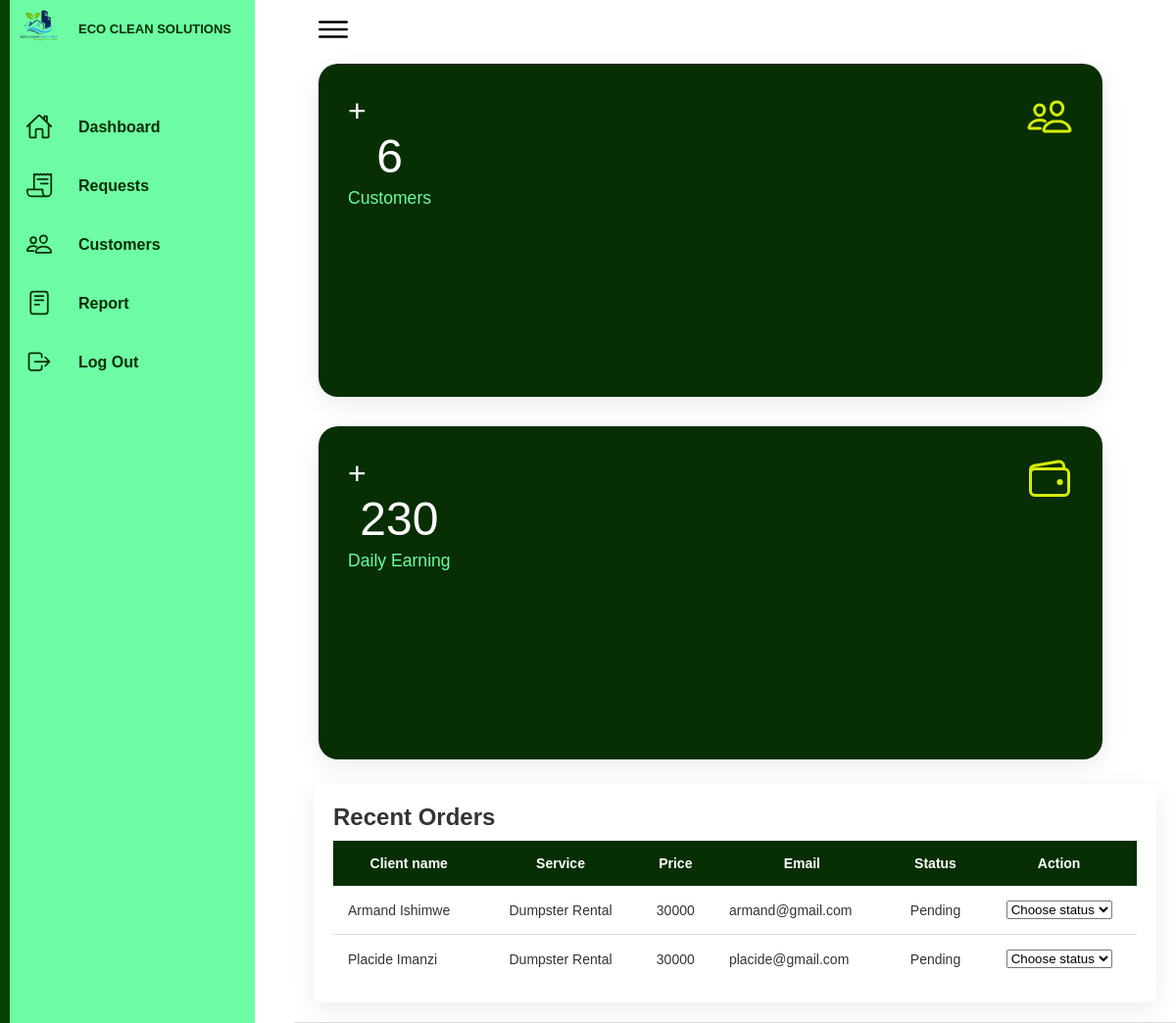
Page /admin (signed in) on the earlier database version.
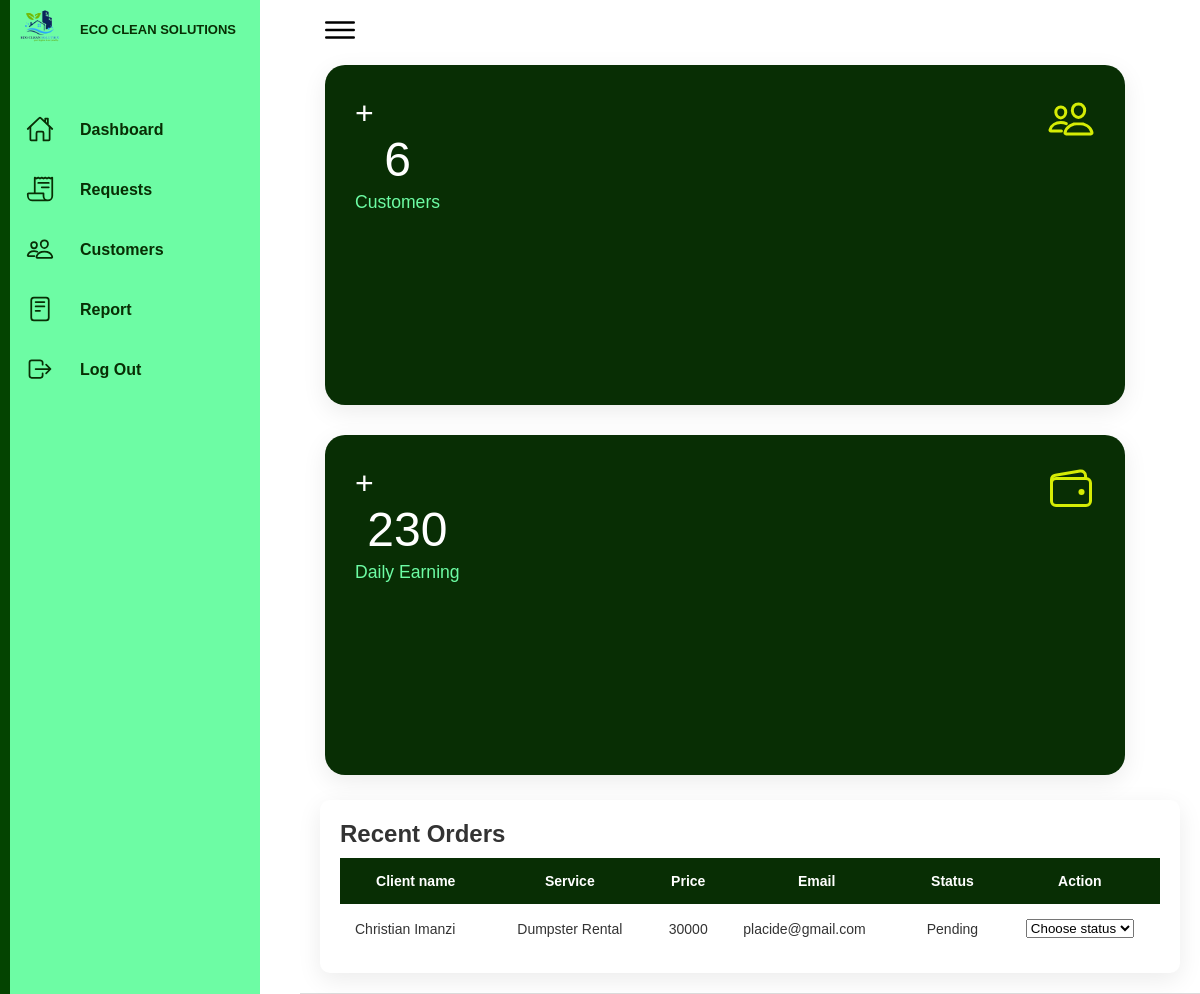
Same page on the later database version.
### EcoApp/model.py (models this page shows, shortened)
class Order(db.Model):
    id = db.Column(db.Integer, primary_key=True)
    user_id = db.Column(db.Integer, db.ForeignKey('users.id'), nullable=False)
    timestamp = db.Column(db.DateTime, nullable=False, default=datetime.utcnow)
    scheduled_date = db.Column(db.Date, nullable=False)  # New column for scheduled date
    status = db.Column(db.String(20), nullable=False, default='Pending')  # Default status to 'Pending'
    order_services = db.relationship('OrderServices', backref='order', lazy=True)

class Users(db.Model, UserMixin):
    id = db.Column(db.Integer, primary_key=True)
    first_name = db.Column(db.String(20), nullable=False)
    last_name = db.Column(db.String(20), nullable=False)
    email = db.Column(db.String(40), nullable=False, unique=True)
    district = db.Column(db.String(20), nullable=False)
    sector = db.Column(db.String(20), nullable=False)
    village = db.Column(db.String(20), nullable=False)
    street = db.Column(db.String(20), nullable=True)
    password = db.Column(db.String(200), nullable=False)  # Increased length for hashed password
    cell = db.Column(db.String(20), nullable=False)
    is_admin = db.Column(db.Boolean, default=False)
    orders = db.relationship('Order', backref='user', lazy=True)

class Services(db.Model):
    id = db.Column(db.Integer, primary_key=True)
    service_name = db.Column(db.String(50), nullable=False, unique=True)
    price = db.Column(db.Integer, nullable=False)
    order_services = db.relationship('OrderServices', backref='service', lazy=True)

### EcoApp/routes.py (the view)
@app.route("/admin")
@login_required
def admin():
    if not current_user.is_authenticated or not current_user.is_admin:
        abort(403)
    users = Users.query.filter(Users.email != "admin@gmail.com").all()
    ordersReq = Order.query.filter_by(status="Pending").all()
    usersNumber = len(users)
    ordersReqNumber = len(ordersReq)
    return render_template("admin-dash.html", number=usersNumber, reqnumber=ordersReqNumber, ordersReq=ordersReq)

### EcoApp/model.py (called while the page is built)
@login_manager.user_loader
def load_user(user_id):
    return Users.query.get(int(user_id))

### EcoApp/templates/admin-dash.html (shortened to what this page needs)
<!DOCTYPE html>
<html lang="en">
  <head>
    <link rel="stylesheet" href="../static/admin-dash.css" />
  </head>
  <body>
    <div class="container">
      <div class="navigation">
        <ul>
          <li>
            <a href="#dashboard">
              <img class="icon" src="../images/logo.png" alt="" />
              <span class="topup">ECO CLEAN SOLUTIONS</span>
            </a>
          </li>
          <li>
            <a href="{{ url_for('admin') }}">
              <span class="icon">
                <ion-icon name="home-outline"></ion-icon>
              </span>
              <span class="title">Dashboard</span>
            </a>
          </li>
          <li>
            <a href="{{ url_for('admin') }}">
              <span class="icon">
                <ion-icon name="receipt-outline"></ion-icon>
              </span>
              <span class="title">Requests</span>
            </a>
          </li>
          <li>
            <a href="{{ url_for('customers') }}">
              <span class="icon">
                <ion-icon name="people-outline"></ion-icon>
              </span>
              <span class="title">Customers</span>
            </a>
          </li>
          <li>
            <a href="{{ url_for('report') }}">
              <span class="icon">
                <ion-icon name="reader-outline"></ion-icon>
              </span>
              <span class="title">Report</span>
            </a>
          </li>
          <li>
            <a href="{{ url_for('logout') }}" class="logout">
              <span class="icon">
                <ion-icon name="log-out-outline"></ion-icon>
              </span>
              <span class="title">Log Out</span>
            </a>
          </li>
        </ul>
      </div>
      <div class="main">
        <div class="topbar">
          <div class="toggle">
            <ion-icon name="menu-outline"></ion-icon>
          </div>
        </div>
        <div class="cardBox" id="dashboard">
          <div class="card">
            <div>
              <div class="sign">+</div>
              <div class="counter" data-target="{{ number }}"></div>
              <div class="cardName">Customers</div>
            </div>
            <div class="iconBx">
              <ion-icon name="people-outline"></ion-icon>
            </div>
          </div>
          <div class="card">
            <div>
              <div class="sign">+</div>
              <div class="counter" data-target="230">0</div>
              <div class="cardName">Daily Earning</div>
            </div>
            <div class="iconBx">
              <ion-icon name="wallet-outline"></ion-icon>
            </div>
          </div>
        </div>
        <div class="details">
          <div class="recentOrders">
            <div class="cardHeader" id="recent">
              <h2>Recent Orders</h2>
            </div>
            <table>
              <thead>
                <tr>
                  <th>Client name</th>
                  <th>Service</th>
                  <th>Price</th>
                  <th>Email</th>
                  <th>Status</th>
                  <th>Action</th>
                </tr>
              </thead>
              <tbody>
                {% for order in ordersReq %}
                <tr>
                  <td>
                    {{ order.user.first_name }} {{ order.user.last_name }}
                  </td>
                  <td>{{ order.order_services[0].service.service_name }}</td>
                  <td>{{ order.order_services[0].service.price }}</td>
                  <td>{{ order.user.email }}</td>
                  <td class="status">{{ order.status }}</td>
                  <td data-order-id="{{ order.id }}">
                    <select class="status-select" onchange="updateStatus(this)">
                      <option value="No option">Choose status</option>
                    </select>
                  </td>
                </tr>
                {% endfor %}
              </tbody>
            </table>
          </div>
        </div>
      </div>
    </div>
  </body>
</html>

Differences in the rows shown:
no longer on this page (row edited): Order: user.first_name "Armand", user.last_name "Ishimwe", service_name "Dumpster Rental", price "30000", user.email "armand@gmail.com", status "Pending"
changed through a linked row, Order "Pending": user.first_name "Placide" → "Christian"
